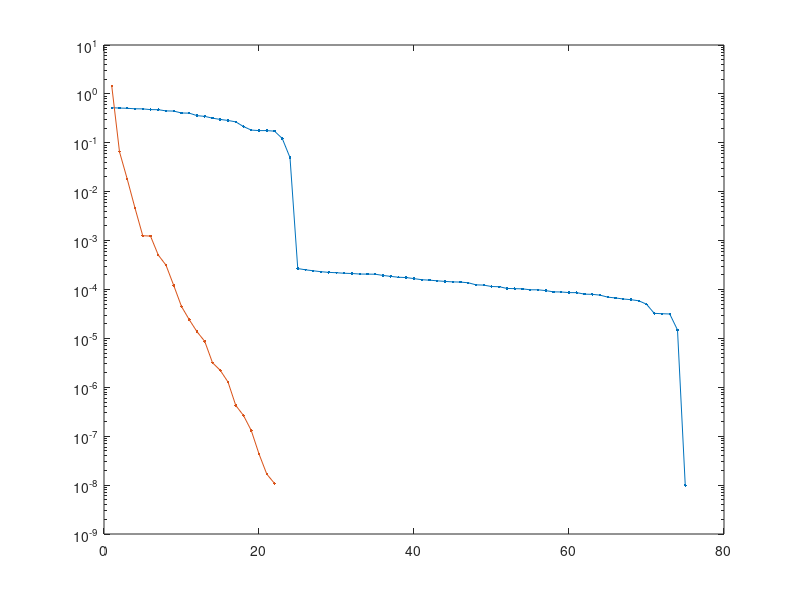

Recreate this plot in MATLAB.
A = load('A.mat');
A = A.data;
S = svd(A);
b = load('rhs.mat');
b = b.data;
scipy_res = load('res.mat');
scipy_res = scipy_res.data;

[~, flag, ~, iter, matlab_res] = gmres(A, b', 50, 1e-8, 100);
flag
iter
format long
matlab_res
semilogy(scipy_res(1:75), '.-');
hold on;
semilogy(matlab_res, '.-');
